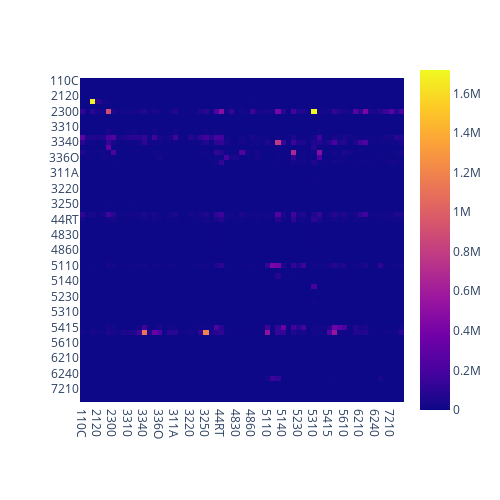

This figure's notebook cell:
### Markdown cell above
### Final BEA Investment Matrix

### Code cell
final_bea = nonres_struct + nonres_equip + ipp + residential
final_bea_agg = pd.DataFrame(final_bea.sum(axis = 0))
final_bea_agg.columns = sectors
final_bea_agg.index = sectors
px.imshow(final_bea_agg, width=500, height=500)

### Figure 1 — Plotly figure (JSON) as saved in the notebook; plotly's stock layout.template omitted (floating-point values rounded to 4 significant figures; data arrays with more than 128 entries replaced by an {"elided": "..."} marker saying what was removed)
{"data": [{"coloraxis": "coloraxis", "hovertemplate": "x: %{x}<br>y: %{y}<br>color: %{z}<extra></extra>", "name": "0", "type": "heatmap", "x": ["110C", "113F", "2110", "2120", "2130", "2200", "2300", "3210", "3270", "3310", "3320", "3330", "3340", "3350", "336M", "336O", "3370", "338A", "311A", "313T", "315A", "3220", "3230", "3240", "3250", "3260", "4200", "44RT", "4810", "4820", "4830", "4840", "4850", "4860", "487S", "4930", "5110", "5120", "5130", "5140", "5210", "5220", "5230", "5240", "5250", "5310", "5320", "5411", "5415", "5412", "5500", "5610", "5620", "6100", "6210", "622H", "6230", "6240", "711A", "7130", "7210", "7220", "8100"], "xaxis": "x", "y": ["110C", "113F", "2110", "2120", "2130", "2200", "2300", "3210", "3270", "3310", "3320", "3330", "3340", "3350", "336M", "336O", "3370", "338A", "311A", "313T", "315A", "3220", "3230", "3240", "3250", "3260", "4200", "44RT", "4810", "4820", "4830", "4840", "4850", "4860", "487S", "4930", "5110", "5120", "5130", "5140", "5210", "5220", "5230", "5240", "5250", "5310", "5320", "5411", "5415", "5412", "5500", "5610", "5620", "6100", "6210", "622H", "6230", "6240", "711A", "7130", "7210", "7220", "8100"], "yaxis": "y", "z": {"elided": "63x63 float values"}}], "layout": {"coloraxis": {"colorscale": [[0, "#0d0887"], [0.1111, "#46039f"], [0.2222, "#7201a8"], [0.3333, "#9c179e"], [0.4444, "#bd3786"], [0.5556, "#d8576b"], [0.6667, "#ed7953"], [0.7778, "#fb9f3a"], [0.8889, "#fdca26"], [1, "#f0f921"]]}, "height": 500, "margin": {"t": 60}, "width": 500, "xaxis": {"anchor": "y", "constrain": "domain", "domain": [0, 1], "scaleanchor": "y"}, "yaxis": {"anchor": "x", "autorange": "reversed", "constrain": "domain", "domain": [0, 1]}}}
